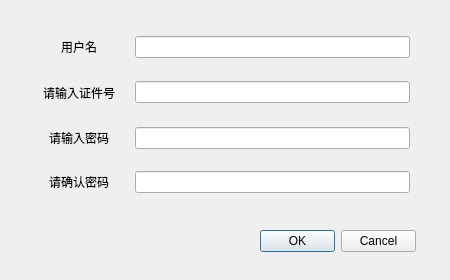
<?xml version="1.0" encoding="UTF-8"?>
<ui version="4.0">
 <class>Init</class>
 <widget class="QMainWindow" name="Init">
  <property name="geometry">
   <rect>
    <x>0</x>
    <y>0</y>
    <width>450</width>
    <height>280</height>
   </rect>
  </property>
  <property name="windowTitle">
   <string>注册</string>
  </property>
  <property name="styleSheet">
   <string notr="true">background-image: url(:/background/7.jpg);</string>
  </property>
  <widget class="QWidget" name="centralwidget">
   <widget class="QWidget" name="gridLayoutWidget">
    <property name="geometry">
     <rect>
      <x>29</x>
      <y>20</y>
      <width>381</width>
      <height>191</height>
     </rect>
    </property>
    <layout class="QGridLayout" name="gridLayout">
     <item row="2" column="0">
      <widget class="QLabel" name="label_2">
       <property name="minimumSize">
        <size>
         <width>65</width>
         <height>0</height>
        </size>
       </property>
       <property name="text">
        <string>请输入密码</string>
       </property>
       <property name="alignment">
        <set>Qt::AlignCenter</set>
       </property>
      </widget>
     </item>
     <item row="0" column="0">
      <widget class="QLabel" name="label">
       <property name="minimumSize">
        <size>
         <width>100</width>
         <height>0</height>
        </size>
       </property>
       <property name="text">
        <string>用户名</string>
       </property>
       <property name="alignment">
        <set>Qt::AlignCenter</set>
       </property>
      </widget>
     </item>
     <item row="2" column="2">
      <widget class="QLineEdit" name="passward1">
       <property name="styleSheet">
        <string notr="true">background-image: url(:/background/4.jpg);</string>
       </property>
      </widget>
     </item>
     <item row="3" column="2">
      <widget class="QLineEdit" name="passward2">
       <property name="styleSheet">
        <string notr="true">background-image: url(:/background/4.jpg);</string>
       </property>
      </widget>
     </item>
     <item row="3" column="0">
      <widget class="QLabel" name="label_3">
       <property name="minimumSize">
        <size>
         <width>65</width>
         <height>0</height>
        </size>
       </property>
       <property name="text">
        <string>请确认密码</string>
       </property>
       <property name="alignment">
        <set>Qt::AlignCenter</set>
       </property>
      </widget>
     </item>
     <item row="1" column="0">
      <widget class="QLabel" name="label_4">
       <property name="minimumSize">
        <size>
         <width>100</width>
         <height>25</height>
        </size>
       </property>
       <property name="maximumSize">
        <size>
         <width>16777215</width>
         <height>25</height>
        </size>
       </property>
       <property name="text">
        <string>请输入证件号</string>
       </property>
       <property name="alignment">
        <set>Qt::AlignCenter</set>
       </property>
      </widget>
     </item>
     <item row="1" column="2">
      <widget class="QLineEdit" name="identify">
       <property name="styleSheet">
        <string notr="true">background-image: url(:/background/4.jpg);</string>
       </property>
      </widget>
     </item>
     <item row="0" column="2">
      <widget class="QLineEdit" name="use_name">
       <property name="styleSheet">
        <string notr="true">background-image: url(:/background/4.jpg);</string>
       </property>
      </widget>
     </item>
    </layout>
   </widget>
   <widget class="QDialogButtonBox" name="Yesorno">
    <property name="geometry">
     <rect>
      <x>260</x>
      <y>230</y>
      <width>156</width>
      <height>23</height>
     </rect>
    </property>
    <property name="styleSheet">
     <string notr="true">background-image: url(:/background/4.jpg);</string>
    </property>
    <property name="standardButtons">
     <set>QDialogButtonBox::Cancel|QDialogButtonBox::Ok</set>
    </property>
   </widget>
  </widget>
 </widget>
 <resources/>
 <connections/>
</ui>
